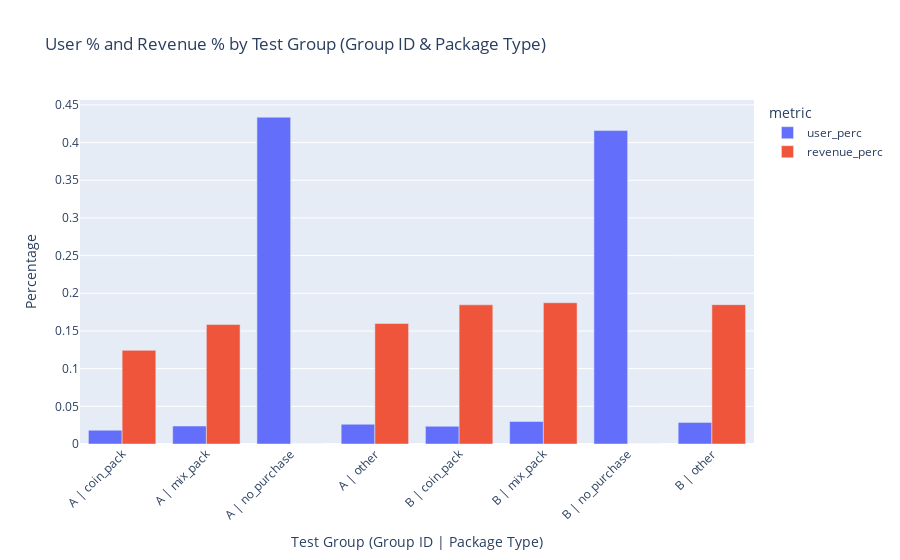

Write notebook code for a chart like this one.
### Code cell
import plotly.express as px
import pandas as pd

# Add a "converted" flag: 1 if total_revenue > 0, else 0.
df_revenue['converted'] = (df_revenue['total_revenue'] > 0).astype(int)

# Aggregate revenue data by group_id and package_type.
# Here, total_users is the count of distinct users (nunique on user_id),
# and converted_users is the sum of the "converted" flag.
sales_group = df_revenue.groupby(['group_id', 'package_type']).agg({
    'total_revenue': 'sum',
    'user_id': 'nunique',
    'converted': 'sum'
}).rename(columns={'user_id': 'total_users', 'converted': 'converted_users'})

# Compute percentage contributions relative to overall totals.
sales_group["user_perc"] = sales_group["total_users"] / sales_group["total_users"].sum()
sales_group["revenue_perc"] = sales_group["total_revenue"] / sales_group["total_revenue"].sum()

# Print the aggregated results.
print("Aggregated Sales Group Data:")
print(sales_group)

# Reset index for plotting.
sales_group_reset = sales_group.reset_index()

# Melt the DataFrame to create a long-format version for Plotly.
sales_group_melted = sales_group_reset.melt(
    id_vars=['group_id', 'package_type'], 
    value_vars=['user_perc', 'revenue_perc'], 
    var_name='metric', 
    value_name='percentage'
)

# Create a combined label for x-axis: "Group | Package".
sales_group_melted['group_label'] = sales_group_melted['group_id'].astype(str) + ' | ' + sales_group_melted['package_type']

# Plot the grouped percentages using Plotly.
fig_group = px.bar(
    sales_group_melted, 
    x='group_label', 
    y='percentage', 
    color='metric', 
    barmode='group',
    title="User % and Revenue % by Test Group (Group ID & Package Type)",
    labels={'group_label': 'Test Group (Group ID | Package Type)', 'percentage': 'Percentage'}
)

fig_group.update_layout(xaxis_tickangle=-45)
fig_group.show()


# Print the melted DataFrame.
print("\nMelted Sales Group Data for Plotting:")
print(sales_group_melted)

### Figure 1 — Plotly figure (JSON) as saved in the notebook; plotly's stock layout.template omitted (floating-point values rounded to 4 significant figures)
{"data": [{"alignmentgroup": "True", "hovertemplate": "metric=user_perc<br>Test Group (Group ID | Package Type)=%{x}<br>Percentage=%{y}<extra></extra>", "legendgroup": "user_perc", "marker": {"color": "#636efa", "pattern": {"shape": ""}}, "name": "user_perc", "offsetgroup": "user_perc", "orientation": "v", "showlegend": true, "textposition": "auto", "type": "bar", "x": ["A | coin_pack", "A | mix_pack", "A | no_purchase", "A | other", "B | coin_pack", "B | mix_pack", "B | no_purchase", "B | other"], "xaxis": "x", "y": [0.01825, 0.02381, 0.4337, 0.02621, 0.02351, 0.0299, 0.416, 0.02868], "yaxis": "y"}, {"alignmentgroup": "True", "hovertemplate": "metric=revenue_perc<br>Test Group (Group ID | Package Type)=%{x}<br>Percentage=%{y}<extra></extra>", "legendgroup": "revenue_perc", "marker": {"color": "#EF553B", "pattern": {"shape": ""}}, "name": "revenue_perc", "offsetgroup": "revenue_perc", "orientation": "v", "showlegend": true, "textposition": "auto", "type": "bar", "x": ["A | coin_pack", "A | mix_pack", "A | no_purchase", "A | other", "B | coin_pack", "B | mix_pack", "B | no_purchase", "B | other"], "xaxis": "x", "y": [0.1243, 0.1586, 0.0, 0.16, 0.1847, 0.1874, 0.0, 0.1849], "yaxis": "y"}], "layout": {"barmode": "group", "legend": {"title": {"text": "metric"}, "tracegroupgap": 0}, "title": {"text": "User % and Revenue % by Test Group (Group ID & Package Type)"}, "xaxis": {"anchor": "y", "domain": [0, 1], "tickangle": -45, "title": {"text": "Test Group (Group ID | Package Type)"}}, "yaxis": {"anchor": "x", "domain": [0, 1], "title": {"text": "Percentage"}}}}
